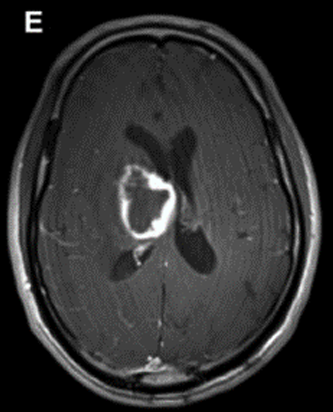
#> input picture Captura de pantalla 2026-03-11 200313.png, 333 x 412 px
$ python ejercicio20.py
#> lines starting #> are read from the running program, lines starting #| are printed output that depends on the picture
import cv2
import numpy as np
import matplotlib.pyplot as plt

img = cv2.imread('Captura de pantalla 2026-03-11 200313.png',0)
#> img: shape (412, 333); min 0, max 255, mean 46.8

h,w = img.shape
#> h = 412; w = 333

scale200 = cv2.resize(img,None,fx=2,fy=2)
scale150 = cv2.resize(img,None,fx=1.5,fy=1.5)
scale50 = cv2.resize(img,None,fx=0.5,fy=0.5)
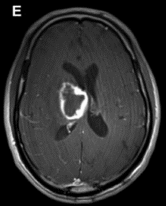
#> scale50: shape (206, 166); min 0, max 254, mean 47

M = np.float32([[1,0,80],[0,1,45]])
traslacion = cv2.warpAffine(img,M,(w,h))
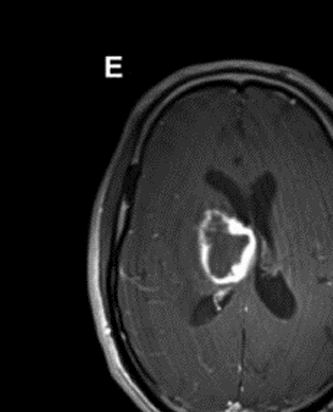
#> traslacion: shape (412, 333); min 0, max 255, mean 36.4

center = (w//2,h//2)
#> center = (166, 206)
R = cv2.getRotationMatrix2D(center,45,1)

rotacion = cv2.warpAffine(img,R,(w,h))
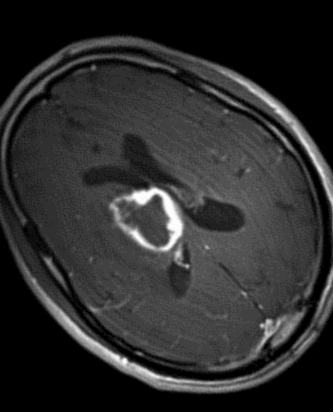
#> rotacion: shape (412, 333); min 0, max 255, mean 44.9

plt.subplot(231)
plt.imshow(img,cmap='gray')
plt.title("Original")

plt.subplot(232)
plt.imshow(scale200,cmap='gray')
plt.title("200%")

plt.subplot(233)
plt.imshow(scale150,cmap='gray')
plt.title("150%")

plt.subplot(234)
plt.imshow(scale50,cmap='gray')
plt.title("50%")

plt.subplot(235)
plt.imshow(traslacion,cmap='gray')
plt.title("Traslacion")

plt.subplot(236)
plt.imshow(rotacion,cmap='gray')
plt.title("Rotacion")

plt.show()

$ run again, with Captura de pantalla 2026-03-11 200255.png copied over Captura de pantalla 2026-03-11 200313.png
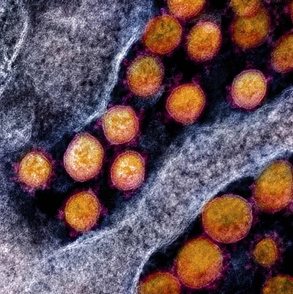
#> input picture Captura de pantalla 2026-03-11 200255.png, 293 x 294 px
#> `traslacion = cv2.warpAffine(img,M,(w,h))`:
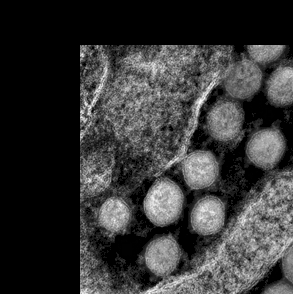
#> traslacion: shape (294, 293); min 0, max 253, mean 53.5
#> `rotacion = cv2.warpAffine(img,R,(w,h))`:
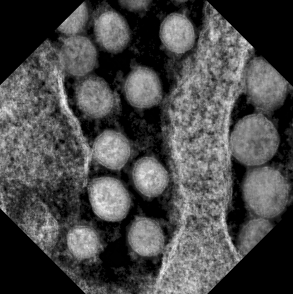
#> rotacion: shape (294, 293); min 0, max 251, mean 72.5
